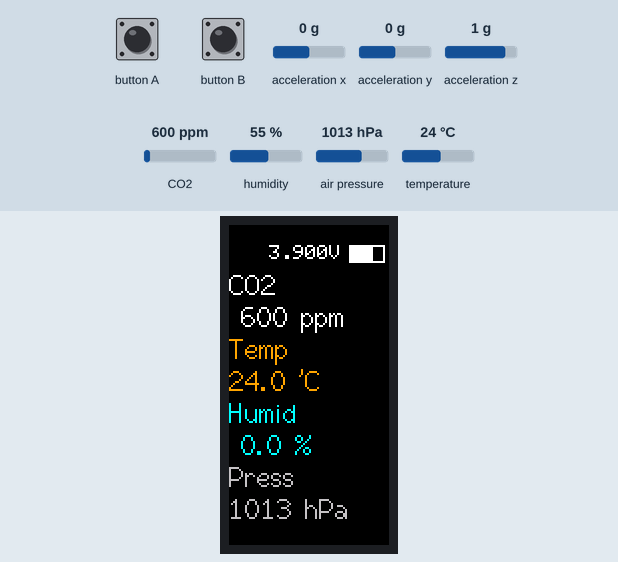
The sketch below on a simulated ESP32. Parts: 80×160 colour display. The inputs (shaded band) are chosen by the test bench; at power-on: CO2 600 ppm, air pressure 1013 hPa, temperature 24 °C, acceleration x 0 g, acceleration y 0 g, acceleration z 1 g, humidity 55 %.

Above: at 1.8 s.
1.9 s: CO2 set to 452 ppm
At 3.0 s:
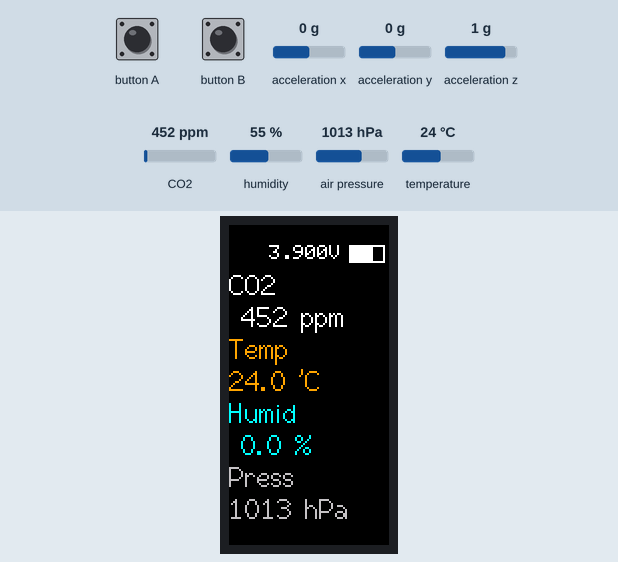
3.7 s: air pressure set to 952 hPa
At 4.6 s:
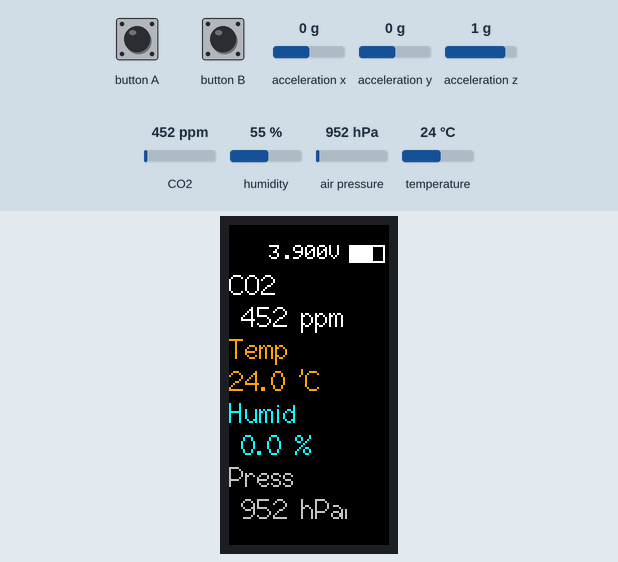
5.7 s: temperature set to 12 °C
At 7.4 s:
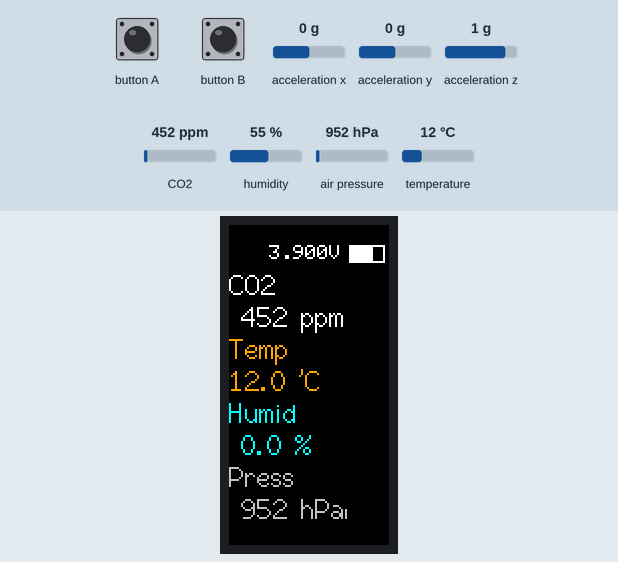
7.7 s: CO2 set to 1050 ppm
At 9.1 s:
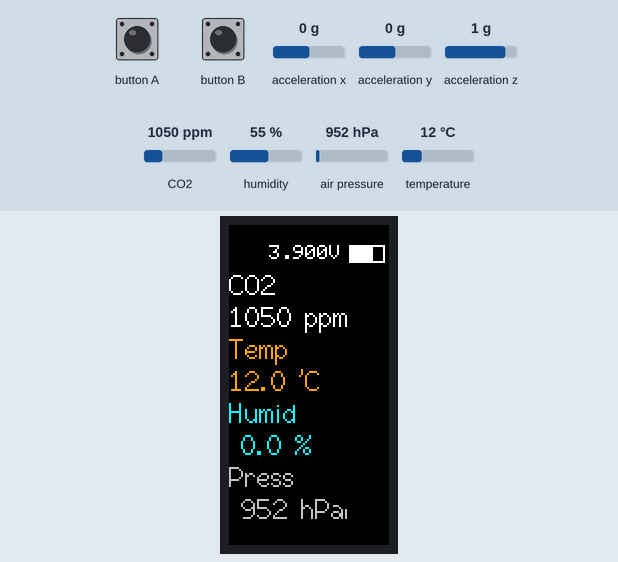
Timing chart, 0 to 10.7 s (numbered marks = the images above; inputs shaded):
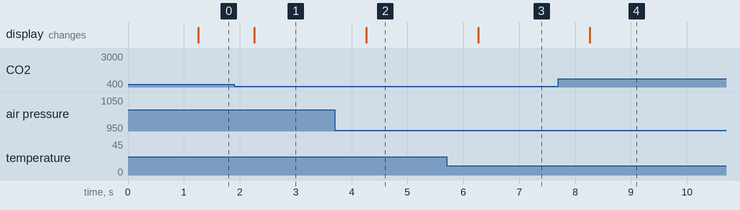

Measured:
- after the input at 1.9 s, the display: changes after 0.36 s (image 1)
- after the input at 3.7 s, the display: changes after 0.56 s (image 2)
- after the input at 5.7 s, the display: changes after 0.56 s (image 3)
- after the input at 7.7 s, the display: changes after 0.57 s (image 4)

The sketch:

m5stickc-environ-monitor.ino
```cpp
#include <M5StickC.h>
#include <MHZ19.h>
#include <SHT3x.h>
#include <Wire.h>
#include <Adafruit_BMP280.h>

#define UPDATE_PERIOD 1000    // このmsecごとにセンサの値取得と表示更新
#define SLEEP_TIMEOUT 600000  // このmsec以上無操作でsleepする

#define POSE_TOP 0    // 通常姿勢
#define POSE_LEFT 1   // 左が上
#define POSE_BOTTOM 2 // 下が上
#define POSE_RIGHT 3  // 右が上
RTC_DATA_ATTR uint8_t pose;
RTC_DATA_ATTR uint8_t last_pose;

// 加速度
float accX_g = 0;
float accY_g = 0;
float accZ_g = 0;
float accX_mpss = 0;
float accY_mpss = 0;
float accZ_mpss = 0;

#define RX_PIN 26  // Rx pin which the MHZ19 Tx pin is attached to
#define TX_PIN 0   // Tx pin which the MHZ19 Rx pin is attached to

long start_t, last_t;
double vbat;
float ibat;
uint8_t warning;
RTC_DATA_ATTR int co2;
RTC_DATA_ATTR float temp, humid, press;

MHZ19 mhz19;
SHT3x sht30;
Adafruit_BMP280 bme;

// +1G なら true
boolean near_p_g(float value) {
  if (8.0 < value && value < 12.0) {
    return true;
  } else {
    return false;
  }
}
// -1G なら true
boolean near_m_g(float value) {
  if (-12.0 < value && value < -8.0) {
    return true;
  } else {
    return false;
  }
}
// 0G なら true
boolean near_zero(float value) {
  if (-2.0 < value && value < 2.0) {
    return true;
  } else {
    return false;
  }
}
// ボタンで解除可能なディープスリープ開始
void enter_deep_sleep() {
  M5.Axp.SetLDO2(false);  // 画面表示をOFF
  esp_sleep_pd_config(ESP_PD_DOMAIN_RTC_PERIPH,ESP_PD_OPTION_AUTO);
  esp_sleep_enable_ext0_wakeup(GPIO_NUM_37, 0);  // BtnA:37 BtnB:39
  esp_deep_sleep_start();
}
// センサの値取得
void read_sensor() {
  vbat = M5.Axp.GetVbatData() * 1.1 / 1000;
  ibat = M5.Axp.GetBatCurrent();
  warning = M5.Axp.GetWarningLeve();

  co2 = mhz19.getCO2();

  sht30.UpdateData();
  temp = sht30.GetTemperature();
  humid = sht30.GetRelHumidity();
  press = bme.readPressure();
}
// 画面更新
void update_display(uint8_t pose) {
  switch (pose) {
    case POSE_TOP:
      M5.Lcd.setRotation(POSE_TOP);
      render_portrait();
      break;
    case POSE_BOTTOM:
      M5.Lcd.setRotation(POSE_BOTTOM);
      render_portrait();
      break;
    case POSE_LEFT:
      M5.Lcd.setRotation(POSE_LEFT);
      render_landscape();
      break;
    case POSE_RIGHT:
      M5.Lcd.setRotation(POSE_RIGHT);
      render_landscape();
      break;
    default:
      ;
  }
}
// 横画面表示
void render_landscape() {
  // battery
  uint16_t color = WHITE;
  if (warning) {
    color = RED;
  }
  if (ibat > 0) {
    color = GREEN;
  }
  M5.Lcd.fillRect(140, 0, 18, 9, BLACK);
  if (vbat >= 4) {
    M5.Lcd.fillRect(140, 0, 18, 9, color);
  } else if (vbat >= 3.7) {
    M5.Lcd.fillRect(140, 0, 12, 9, color);
  } else {
    M5.Lcd.fillRect(140, 0, 6, 9, color);
  }
  M5.Lcd.drawRect(140, 0, 18, 9, color);

  M5.Lcd.setCursor(100, 1);
  M5.Lcd.setTextFont(1);
  M5.Lcd.setTextSize(1);
  M5.Lcd.setTextColor(color, BLACK);
  M5.Lcd.printf("%.3fV", vbat);

  // sleep timer
  M5.Lcd.setCursor(0, 0);
  M5.Lcd.setTextColor(DARKGREY,BLACK);
  M5.Lcd.printf("%3i (%3isec)", (millis() - start_t) / 1000, SLEEP_TIMEOUT / 1000);

  // sensor
  M5.Lcd.setCursor(0, 15);
  M5.Lcd.setTextFont(1);
  M5.Lcd.setTextSize(2);
  M5.Lcd.setTextColor(WHITE,BLACK);
  M5.Lcd.printf("CO2   %4ippm\n", co2);
  M5.Lcd.setTextColor(ORANGE,BLACK);
  M5.Lcd.printf("Temp  %4.1f'C\n", temp);
  M5.Lcd.setTextColor(CYAN,BLACK);
  M5.Lcd.printf("Humid %4.1f%%\n", humid);
  M5.Lcd.setTextColor(LIGHTGREY,BLACK);
  M5.Lcd.printf("Press %4.0fhPa\n", press / 100);
}
// 縦画面表示
void render_portrait() {
  // battery
  uint16_t color = WHITE;
  if (warning) {
    color = RED;
  }
  if (ibat > 0) {
    color = GREEN;
  }
  M5.Lcd.fillRect(60, 10, 18, 9, BLACK);
  if (vbat >= 4) {
    M5.Lcd.fillRect(60, 10, 18, 9, color);
  } else if (vbat >= 3.7) {
    M5.Lcd.fillRect(60, 10, 12, 9, color);
  } else {
    M5.Lcd.fillRect(60, 10, 6, 9, color);
  }
  M5.Lcd.drawRect(60, 10, 18, 9, color);

  M5.Lcd.setCursor(20, 10);
  M5.Lcd.setTextFont(1);
  M5.Lcd.setTextSize(1);
  M5.Lcd.setTextColor(color, BLACK);
  M5.Lcd.printf("%.3fV", vbat);

  // sensor
  M5.Lcd.setCursor(0, 22);
  M5.Lcd.setTextFont(2);
  M5.Lcd.setTextSize(1);
  M5.Lcd.setTextColor(WHITE, BLACK);
  M5.Lcd.printf("CO2\n%4i ppm\n", co2);
  M5.Lcd.setTextColor(ORANGE, BLACK);
  M5.Lcd.printf("Temp\n%4.1f 'C\n", temp);
  M5.Lcd.setTextColor(CYAN, BLACK);
  M5.Lcd.printf("Humid\n%4.1f %%\n", humid);
  M5.Lcd.setTextColor(LIGHTGREY, BLACK);
  M5.Lcd.printf("Press\n%4.0f hPa\n", press / 100);
}

// main
void setup() {
  M5.begin();
  setCpuFrequencyMhz(40);   // 無線使用する場合は80以上
  M5.Axp.ScreenBreath(9);   // 画面の明るさ(7-12)
  M5.Lcd.setTextFont(1);    // フォント選択(1-8)
  M5.Lcd.fillScreen(BLACK); // 画面塗り潰し

  M5.MPU6886.Init();

  Serial1.begin(9600, SERIAL_8N1, RX_PIN, TX_PIN);
  mhz19.begin(Serial1);
  mhz19.autoCalibration();

  Wire.begin();
  while (!bme.begin(0x76)) {
    M5.Lcd.println("BMP280 fail");
  }
  sht30.Begin();

  start_t = last_t = millis();
}

void loop() {
  long t = millis();

  // ボタン状態取得
  M5.update();
  if (M5.BtnA.wasReleased()) {
    start_t = t;  // スリープタイマーをリセット
  }
  if (M5.BtnB.wasReleased() || t - start_t > SLEEP_TIMEOUT) {
    enter_deep_sleep();
  }

  // 加速度取得
  M5.MPU6886.getAccelData(&accX_g, &accY_g, &accZ_g);
  accX_mpss = accX_g * 9.8;
  accY_mpss = accY_g * 9.8;
  accZ_mpss = accZ_g * 9.8;

  // 姿勢を判定する
  if (near_zero(accX_mpss) && near_p_g(accY_mpss)) {
    pose = POSE_TOP;
  } else if (near_p_g(accX_mpss) && near_zero(accY_mpss)) {
    pose = POSE_LEFT;
  } else if (near_zero(accX_mpss) && near_m_g(accY_mpss)) {
    pose = POSE_BOTTOM;
  } else if (near_m_g(accX_mpss) && near_zero(accY_mpss)) {
    pose = POSE_RIGHT;
  }

  // 姿勢が変更された場合画面を塗り潰してから更新
  if (last_pose != pose) {
    M5.Lcd.fillScreen(BLACK);
    update_display(pose);
    last_pose = pose;
  }

  // 更新間隔経過していたらセンサの値を取得し画面を更新
  if (t - last_t > UPDATE_PERIOD) {
    read_sensor();
    update_display(pose);
    last_t = t;
  }

  delay(1);
}
```
